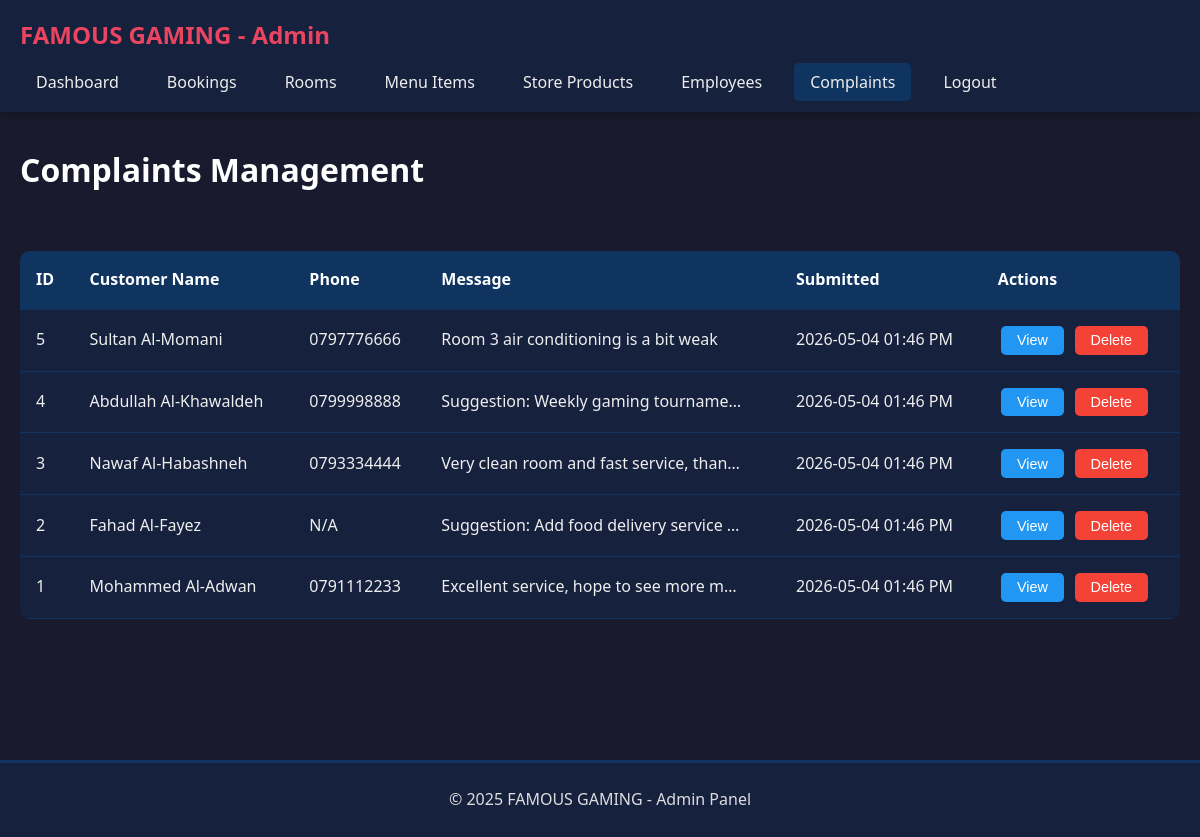
Page /admin/complaints_full_crud.php (signed in) on the committed database.
### tables this page shows
CREATE TABLE complaints (
    id INT PRIMARY KEY AUTO_INCREMENT,
    customer_name VARCHAR(100) NOT NULL,
    phone VARCHAR(20) DEFAULT NULL,
    message TEXT NOT NULL,
    created_at TIMESTAMP DEFAULT CURRENT_TIMESTAMP
);

### admin/complaints_full_crud.php (the view, shortened to what this page needs)
<?php
include '../includes/config.php';
$complaints = mysqli_query($conn, "SELECT * FROM complaints ORDER BY id DESC");
include 'includes/header.php';
?>
    <div class="content">
        <div class="container">
            <div class="page-header">
                <h1>Complaints Management</h1>
            </div>
            <div class="table-container">
                <?php if (mysqli_num_rows($complaints) > 0): ?>
                <table>
                    <thead>
                        <tr>
                            <th>ID</th>
                            <th>Customer Name</th>
                            <th>Phone</th>
                            <th>Message</th>
                            <th>Submitted</th>
                            <th>Actions</th>
                        </tr>
                    </thead>
                    <tbody>
                        <?php while ($complaint = mysqli_fetch_assoc($complaints)): ?>
                        <tr>
                            <td><?php echo $complaint['id']; ?></td>
                            <td><?php echo htmlspecialchars($complaint['customer_name']); ?></td>
                            <td><?php echo htmlspecialchars($complaint['phone'] ?? 'N/A'); ?></td>
                            <td>
                                <div class="complaint-text">
                                    <?php echo htmlspecialchars($complaint['message']); ?>
                                </div>
                            </td>
                            <td><?php echo date('Y-m-d h:i A', strtotime($complaint['created_at'])); ?></td>
                            <td>
                                <button class="btn btn-small btn-info" onclick='viewComplaint(<?php echo json_encode($complaint); ?>)'>View</button>
                                <button class="btn btn-small btn-danger" onclick="confirmDelete(<?php echo $complaint['id']; ?>)">Delete</button>
                            </td>
                        </tr>
                        <?php endwhile; ?>
                    </tbody>
                </table>
                <?php else: ?>
                <div class="no-data">No complaints found</div>
                <?php endif; ?>
            </div>
        </div>
    </div>
<?php
include 'includes/footer.php';
?>

### admin/css/admin.css (style rules this page uses)
* { margin: 0; padding: 0; box-sizing: border-box; }
body { font-family: 'Segoe UI', Tahoma, Geneva, Verdana, sans-serif; background-color: #1a1a2e; color: #eee; line-height: 1.6; }
.admin-container, .container { max-width: 1400px; margin: 0 auto; padding: 0 20px; }
.admin-content, .content { padding: 2rem 0; min-height: calc(100vh - 200px); }
.admin-page-header, .page-header { margin-bottom: 2rem; }
.admin-page-header h1, .page-header h1 { font-size: 2rem; color: #fff; margin-bottom: 0.5rem; }
.page-header { display: flex; justify-content: space-between; align-items: center; flex-wrap: wrap; gap: 1rem; }
.page-header h1 { font-size: 2rem; color: #fff; }
.admin-btn, .btn { display: inline-block; padding: 0.8rem 1.5rem; background-color: #e94560; color: #fff; text-decoration: none; border-radius: 5px; border: none; cursor: pointer; font-size: 1rem; transition: background 0.3s; }
.admin-btn-small, .btn-small { padding: 0.4rem 1rem; font-size: 0.9rem; margin: 0 0.2rem; }
.admin-btn-danger, .btn-danger { background-color: #f44336; }
.admin-btn-info, .btn-info { background-color: #2196F3; }
.admin-table-container, .table-container { overflow-x: auto; margin-top: 1rem; }
table { width: 100%; background-color: #16213e; border-collapse: collapse; border-radius: 10px; overflow: hidden; margin-top: 1rem; }
table th, table td { padding: 1rem; text-align: left; border-bottom: 1px solid #0f3460; }
table th { background-color: #0f3460; color: #fff; font-weight: bold; }
.admin-complaint-text, .complaint-text { max-width: 300px; white-space: nowrap; overflow: hidden; text-overflow: ellipsis; }

### rows in the picture
complaints: id "5", customer_name "Sultan Al-Momani", phone "0797776666", message "Room 3 air conditioning is a bit weak", created_at "2026-05-04 01:46 PM"
complaints: id "4", customer_name "Abdullah Al-Khawaldeh", phone "0799998888", message "Suggestion: Weekly gaming tourname…", created_at "2026-05-04 01:46 PM"
complaints: id "3", customer_name "Nawaf Al-Habashneh", phone "0793334444", message "Very clean room and fast service, than…", created_at "2026-05-04 01:46 PM"
complaints: id "2", customer_name "Fahad Al-Fayez", phone "N/A", message "Suggestion: Add food delivery service…", created_at "2026-05-04 01:46 PM"
complaints: id "1", customer_name "Mohammed Al-Adwan", phone "0791112233", message "Excellent service, hope to see more m…", created_at "2026-05-04 01:46 PM"
